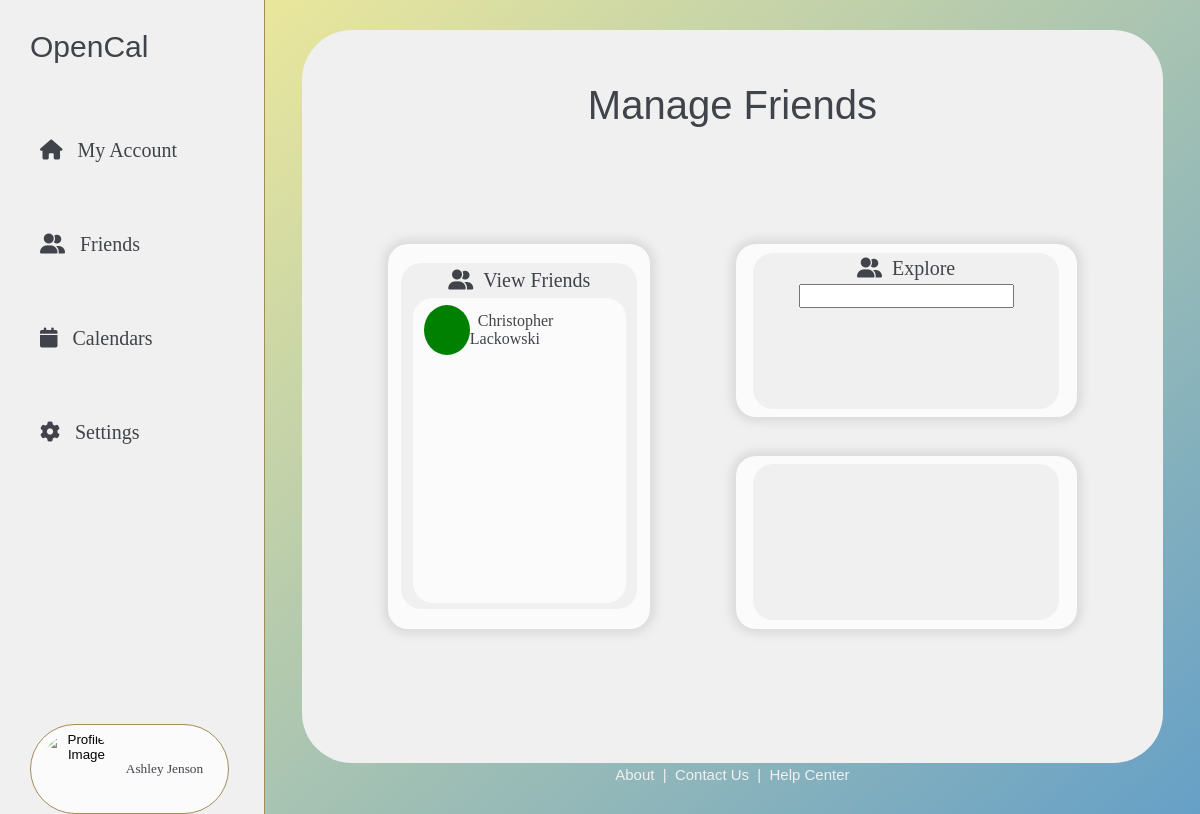
/friends/ (signed in), run on an earlier commit of the app's database.
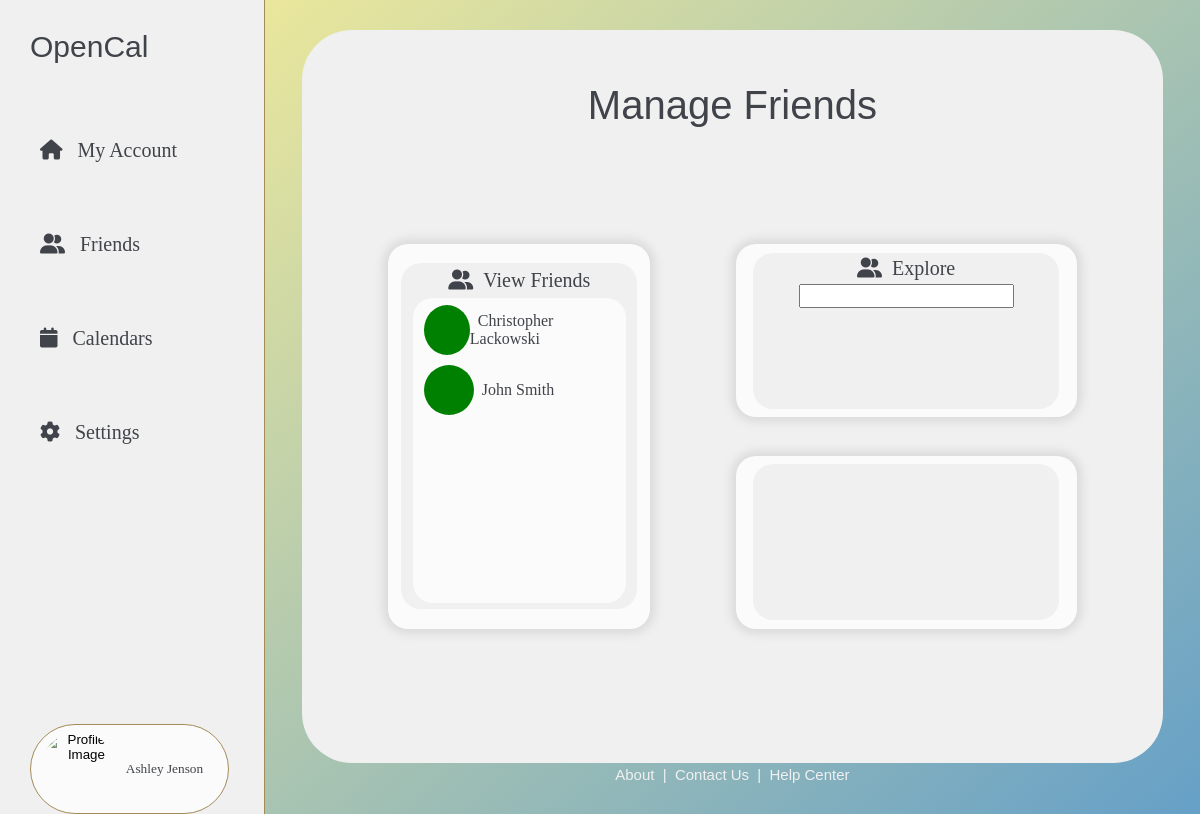
And on a later commit of the database.
### opencalapp/models.py (models this page shows, shortened)
class Account(AbstractUser):
    calendars = models.ManyToManyField('Calendar', related_name='users', blank=True)

### opencalapp/views.py (the view)
# urls.py: path('friends/', views.friends, name='friends'),
@login_required
def friends(request):
    received_requests = FriendRequest.objects.filter(receiver=request.user, is_active=True)
    friend_list = get_object_or_404(FriendList, user=request.user)
    friends = friend_list.friends.all().order_by('last_name')
    return render(request, 'friends.html', {'user': request.user, 'received_requests': received_requests, 'friends': friends})

### opencalapp/templates/friends.html (shortened to what this page needs)
{% extends 'base.html' %}
{% block content %}
{% load static %}
<div class="page-pane" >
    <div class="page-pane-bubble">
        <div class="header-title">
            <b-text style="font-size: 40px;">Manage Friends</b-text>
        </div>
        <div class="all-social-panels">
            <div class="view-friend-panel">
                <div class="panel-bubble">
                    <div class="view-friend-header">
                        <s-text style="font-size: 20px;">
                            <i class="fas fa-user-group"></i>
                        </s-text>
                        <s-text style="font-size: 20px;">&nbsp&nbspView Friends</s-text>
                    </div>
                    <div class="view-friend-bubble">
                        {% for friend in friends %}
                            <div class="single-friend-view">
                                <div style="width: 50px; height: 50px; background-color: green; border-radius: 100%;"></div>
                                <s-text>&nbsp&nbsp{{friend.get_full_name}}</s-text>
                            </div>
                        {% endfor %}
                    </div>
                </div>
            </div>
            <div class="modify-friends-panel">
                <div class="add-friends-panel">
                    <div class="panel-bubble">
                        <div class="find-friends-header">
                            <s-text style="font-size: 20px;">
                                <i class="fas fa-user-group"></i>
                            </s-text>
                            <s-text style="font-size: 20px;">&nbsp&nbspExplore</s-text>
                        </div>
                        <div class="find-friends-section">
                            <div class="search-area">
                                <div class="search-wrapper">
                                    <input type="search" id="search" onkeyup="searchUsers()">
                                </div>
                            </div>
                        </div>
                    </div>
                </div>
                <div class="friend-request-panel">
                    <div class="panel-bubble">
                    </div>
                </div>
            </div>
        </div>
    </div>
    {% include 'footer.html' %}
</div>
{% endblock %}

What changed in the data, as far as the page shows it:
now on this page (row edited): Account: get_full_name "John Smith"
